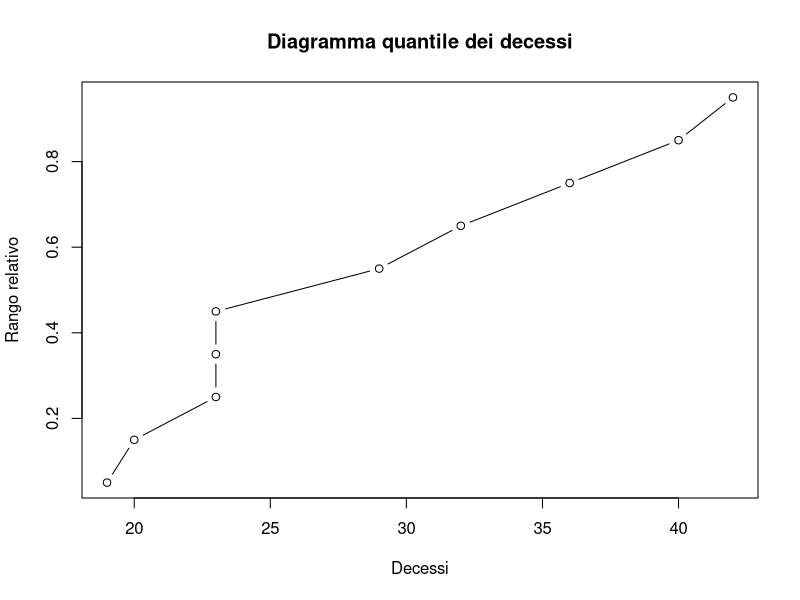
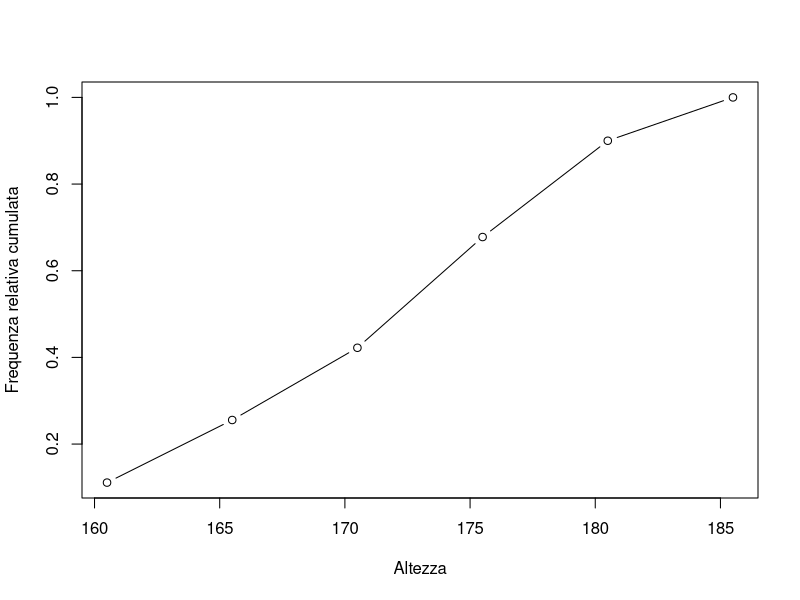
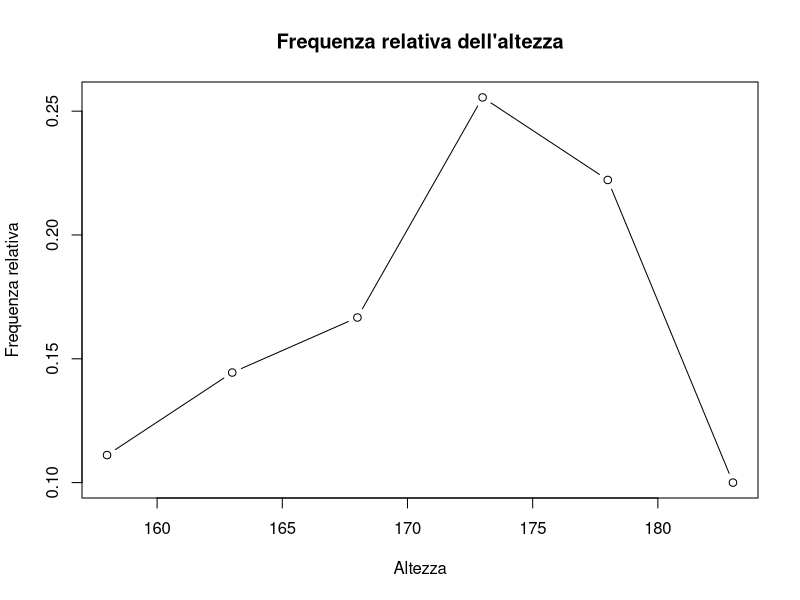

The R source for these figures, in order:
# ESERCITAZIONI STATISTICA MEDICA MATTEO #

# ESERCITAZIONE 1 #
# ESERCIZIO 1A:
y <- c(29, 42, 20, 36, 23, 23, 32, 19, 40, 23) # vettore di decessi
n <- length(y) # lunghezza vettore (numero di osservazioni)

## Moda
sort(table(y), decreasing = T)
## Media
mean(y)
# Altro modo per calcolare la media
# sum(y)/n
## Mediana
median(y)
# Altro modo per calcolare la mediana (caso numero pari di osservazioni)
# (sort(y)[n/2]+sort(y)[n/2+1])/2
## Varianza
var(y)
# Altro modo per calcolare la varianza
# sum((y-mean(y))^2)/(n-1)
## Deviazione standard
sd(y)
## Coefficiente di variazione
sd(y) / mean(y)

# ESERCIZIO 1B:
## Quartili, min, max e media
summary(y)
## Diagramma quantile
plot(sort(y), ((1:10) - 0.5) / n,
    xlab = "Decessi", ylab = "Rango relativo",
    main = "Diagramma quantile dei decessi",
    type = "b"
)
## Quartili e centili
quantile(y)
quantile(y, probs = seq(0, 1, 0.01))

# ESERCIZIO 2:
df <- data.frame(
    CLASSI <- c("[155.5 - 160.5)", "[160.5 - 165.5)", "[165.5 - 170.5)", "[170.5 - 175.5)", "[175.5 - 180.5)", "[180.5 - 185.5)"),
    VALORE_CENTRALE_CLASSE <- c(158, 163, 168, 173, 178, 183),
    FREQUENZA_ASSOLUTA <- c(10, 13, 15, 23, 20, 9)
)
colnames(df) <- c("CLASSI", "VALORE_CENTRALE_CLASSE", "FREQUENZA_ASSOLUTA")
df$FREQUENZA_RELATIVA <- df$FREQUENZA_ASSOLUTA / sum(df$FREQUENZA_ASSOLUTA)
df$FREQUENZA_RELATIVA_CUMULATA <- cumsum(df[, 4])
media <- weighted.mean(df[, 2], df[, 3])
n <- sum(df[, 3])

## Scarti dalla media al quadrato
(df[, 2] - media)^2
## Scarti pesati per numerosità della classe
((df[, 2] - media)^2) * df[, 3]
## Devianza
devianza <- sum(((df[, 2] - media)^2) * df[, 3])
## Varianza
varianza <- devianza / (n - 1)
## Calcolo della deviazione standard
sqrt(varianza)

## Ogiva
lim_sup <- c(160.5, 165.5, 170.5, 175.5, 180.5, 185.5)
plot(lim_sup, df[, 5],
    type = "b",
    xlab = "Altezza",
    ylab = "Frequenza relativa cumulata"
)
## Poligono di frequenze relative
plot(df[, 2], df[, 4],
    main = "Frequenza relativa dell'altezza",
    type = "b",
    xlab = "Altezza",
    ylab = "Frequenza relativa"
)

# SONO STATI SALTATI GLI ESERCIZI 3 E 4

# ESERCIZIO 5A:
df <- data.frame(
    fumatore <- c(75, 8000, 8075),
    non_fumatore <- c(5, 2750, 2755),
    totale <- c(80, 10750, 10830)
)
colnames(df) <- c("Fumatori", "Non fumatori", "Totale")
rownames(df) <- c("Caso", "Controllo", "Totale")

## Rischio fumatori
r1 <- df[1, 1] / df[3, 1]
## Rischio non fumatori
r2 <- df[1, 2] / df[3, 2]
## Rapporto tra rischi
r1 / r2
## Odds ratio
df[1, 1] * df[2, 2] / (df[1, 2] * df[2, 1])
